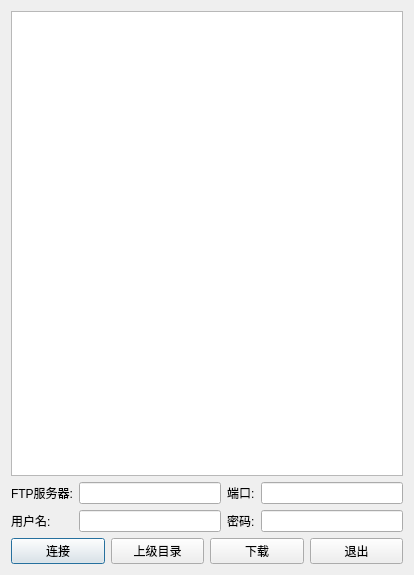
<?xml version="1.0" encoding="UTF-8"?>
<ui version="4.0">
 <class>FtpClientWindow</class>
 <widget class="QDialog" name="FtpClientWindow">
  <property name="geometry">
   <rect>
    <x>0</x>
    <y>0</y>
    <width>414</width>
    <height>575</height>
   </rect>
  </property>
  <property name="windowTitle">
   <string>FtpClientWindow</string>
  </property>
  <layout class="QVBoxLayout" name="verticalLayout">
   <item>
    <widget class="QListWidget" name="listWidget"/>
   </item>
   <item>
    <layout class="QGridLayout" name="gridLayout">
     <item row="0" column="0">
      <widget class="QLabel" name="ftpHostLB">
       <property name="text">
        <string>FTP服务器:</string>
       </property>
       <property name="buddy">
        <cstring>ftpHostLE</cstring>
       </property>
      </widget>
     </item>
     <item row="0" column="1">
      <widget class="QLineEdit" name="ftpHostLE"/>
     </item>
     <item row="0" column="3">
      <widget class="QLineEdit" name="ftpPortLE"/>
     </item>
     <item row="1" column="0">
      <widget class="QLabel" name="usernameLB">
       <property name="text">
        <string>用户名:</string>
       </property>
       <property name="buddy">
        <cstring>usernameLE</cstring>
       </property>
      </widget>
     </item>
     <item row="1" column="1">
      <widget class="QLineEdit" name="usernameLE"/>
     </item>
     <item row="1" column="3">
      <widget class="QLineEdit" name="passwordLE"/>
     </item>
     <item row="0" column="2">
      <widget class="QLabel" name="ftpPortLB">
       <property name="text">
        <string>端口:</string>
       </property>
       <property name="buddy">
        <cstring>passwordLE</cstring>
       </property>
      </widget>
     </item>
     <item row="1" column="2">
      <widget class="QLabel" name="passwordLB">
       <property name="text">
        <string>密码:</string>
       </property>
       <property name="buddy">
        <cstring>ftpPortLE</cstring>
       </property>
      </widget>
     </item>
    </layout>
   </item>
   <item>
    <layout class="QHBoxLayout" name="horizontalLayout">
     <item>
      <widget class="QPushButton" name="linkBtn">
       <property name="text">
        <string>连接</string>
       </property>
      </widget>
     </item>
     <item>
      <widget class="QPushButton" name="upwardBtn">
       <property name="text">
        <string>上级目录</string>
       </property>
      </widget>
     </item>
     <item>
      <widget class="QPushButton" name="downloadBtn">
       <property name="text">
        <string>下载</string>
       </property>
      </widget>
     </item>
     <item>
      <widget class="QPushButton" name="exitBtn">
       <property name="text">
        <string>退出</string>
       </property>
      </widget>
     </item>
    </layout>
   </item>
  </layout>
 </widget>
 <layoutdefault spacing="6" margin="11"/>
 <resources/>
 <connections/>
</ui>
